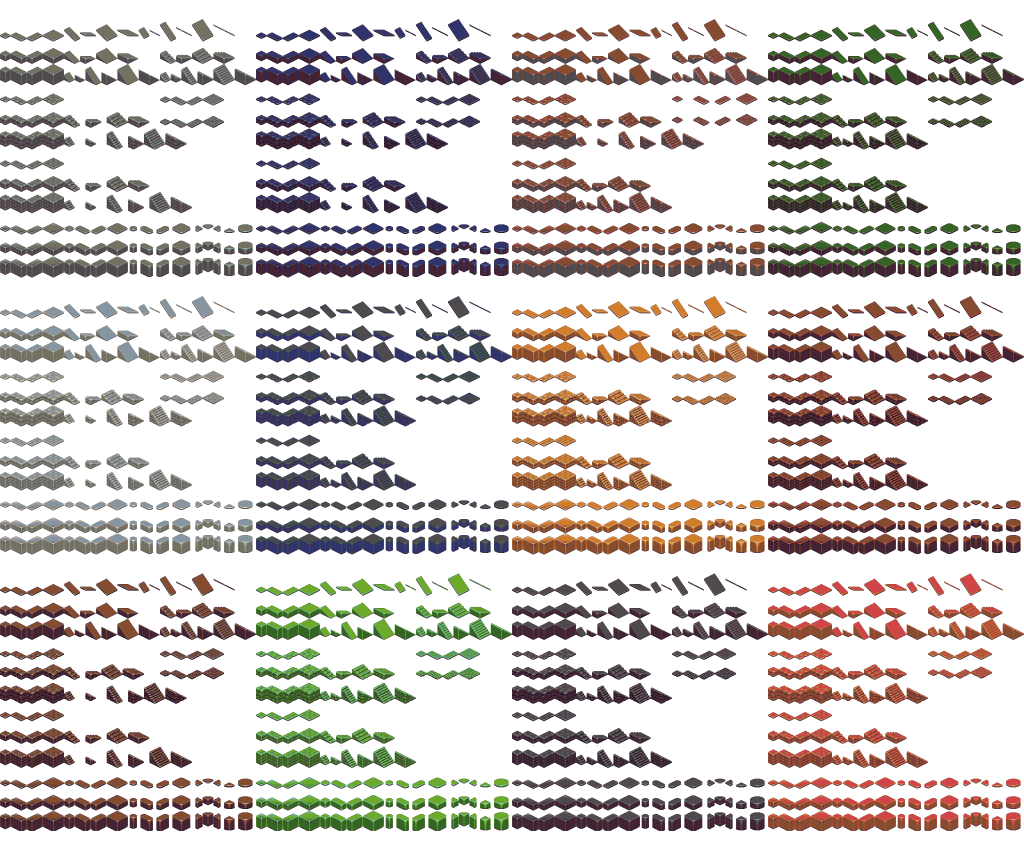
#> input picture dawnblocker.png, 3072 x 2560 px, given as the content of the folder /Users/wegesdal/Documents/blender/diabgopher/render/, which was not available (shown at 1/3 size)
$ python charactersheet.py
#> lines starting #> are read from the running program, lines starting #| are printed output that depends on the picture; pictures that were not available may be replaced by others from this repository, and a replacement may not be noted
import sys
from PIL import Image
import os

def filter_hidden(s):
  if s.startswith('.'):
    return False
  else:
    return True

name = "diabgopher"

path = "/Users/wegesdal/Documents/blender/"+name+"/render/"
poses = [q for q in filter(filter_hidden, [p for p in os.listdir(path)])]

print(poses)

sprite_size = 512
max_height = sprite_size * len(poses) * 4
print("max_height: {}".format(max_height))
number_of_angles = 8
number_of_frames_per_angle = 10

new_im = Image.new('RGBA', (sprite_size*number_of_angles*number_of_frames_per_angle//4, max_height))
#> new_im: PIL image 10240x2048 RGBA; every value is 0
for i in range(len(poses)):

  angles = sorted([r for r in filter(filter_hidden, [s for s in os.listdir(path + poses[i])])])
  print(angles)
  for a in range(len(angles)):
    pics_list = sorted(filter(filter_hidden, [p for p in os.listdir(path + poses[i] + '/' + angles[a])]))
    pics = [Image.open(path+poses[i]+'/'+angles[a]+'/'+p) for p in pics_list]
#> pics = 1 item
    max_width = sprite_size * len(pics) * len(angles) / 4
#> max_width = 128
    print(max_width)
#| 128.0
    num_frames = len(pics)
#> num_frames = 1
    for f in range(num_frames):
      # paste
      y_offset = i * sprite_size * 4 + (a // 2) * sprite_size
      x_offset = (a%2)*num_frames*sprite_size + f*sprite_size
      new_im.paste(pics[f], (x_offset,y_offset))
#> this loop made 1 pass
#> x_offset on pass 1: 0
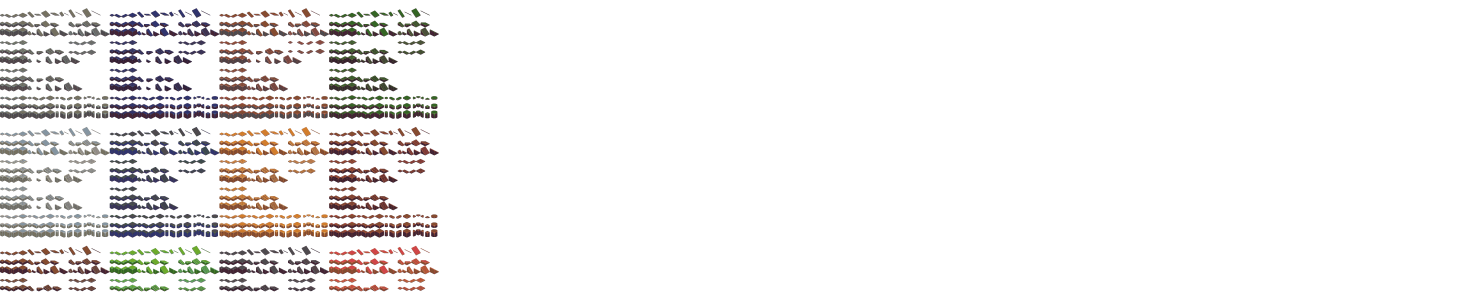
#> new_im: PIL image 10240x2048 RGBA (shown at 1/7 size); mean R, G, B, A 63.7, 62.1, 61.5, 21; transparent parts drawn white

new_im.save('assets/sprites/'+name+'.png')

$ run again, on gopher8.png
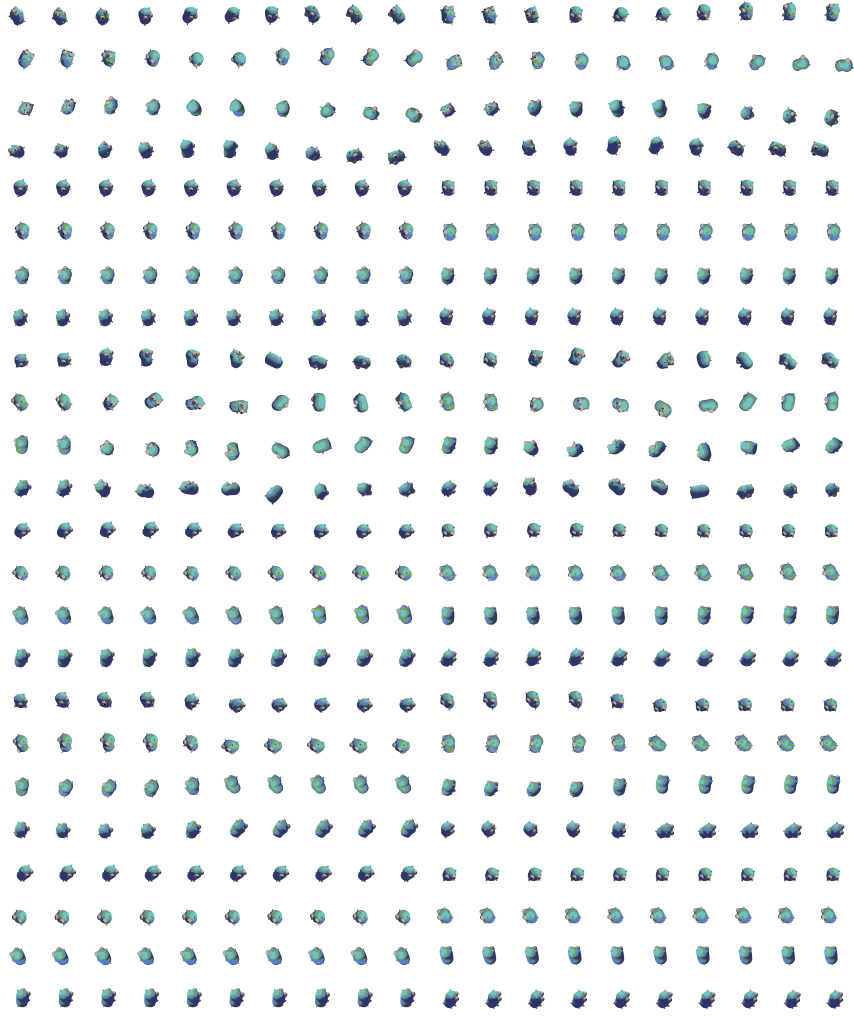
#> input picture gopher8.png, 5120 x 6144 px, given as the content of the folder /Users/wegesdal/Documents/blender/diabgopher/render/, which was not available (shown at 1/6 size)
#> pics = 1 item
#> max_width = 128
#| 128.0
#> num_frames = 1
#> the loop `for f in range(num_frames):` made 1 pass
#> x_offset on pass 1: 0
#> after the loop `for f in range(num_frames):`:
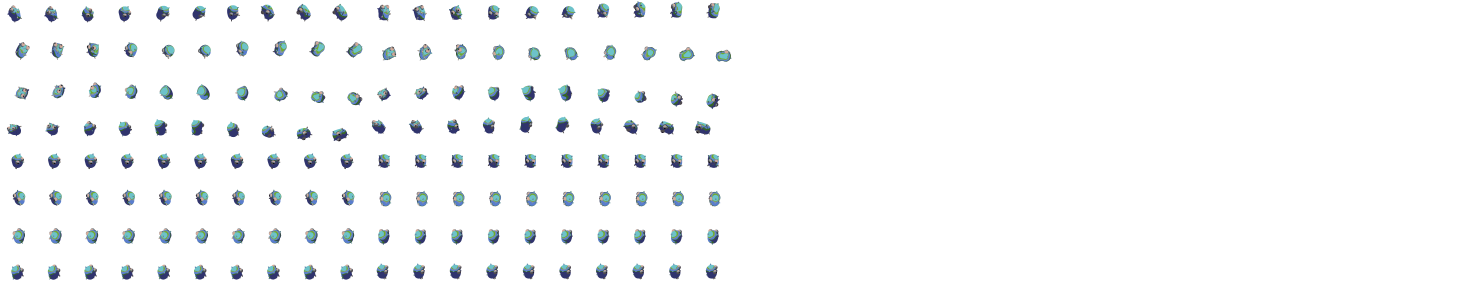
#> new_im: PIL image 10240x2048 RGBA (shown at 1/7 size); mean R, G, B, A 13.6, 11.5, 19.5, 12.8; transparent parts drawn white
